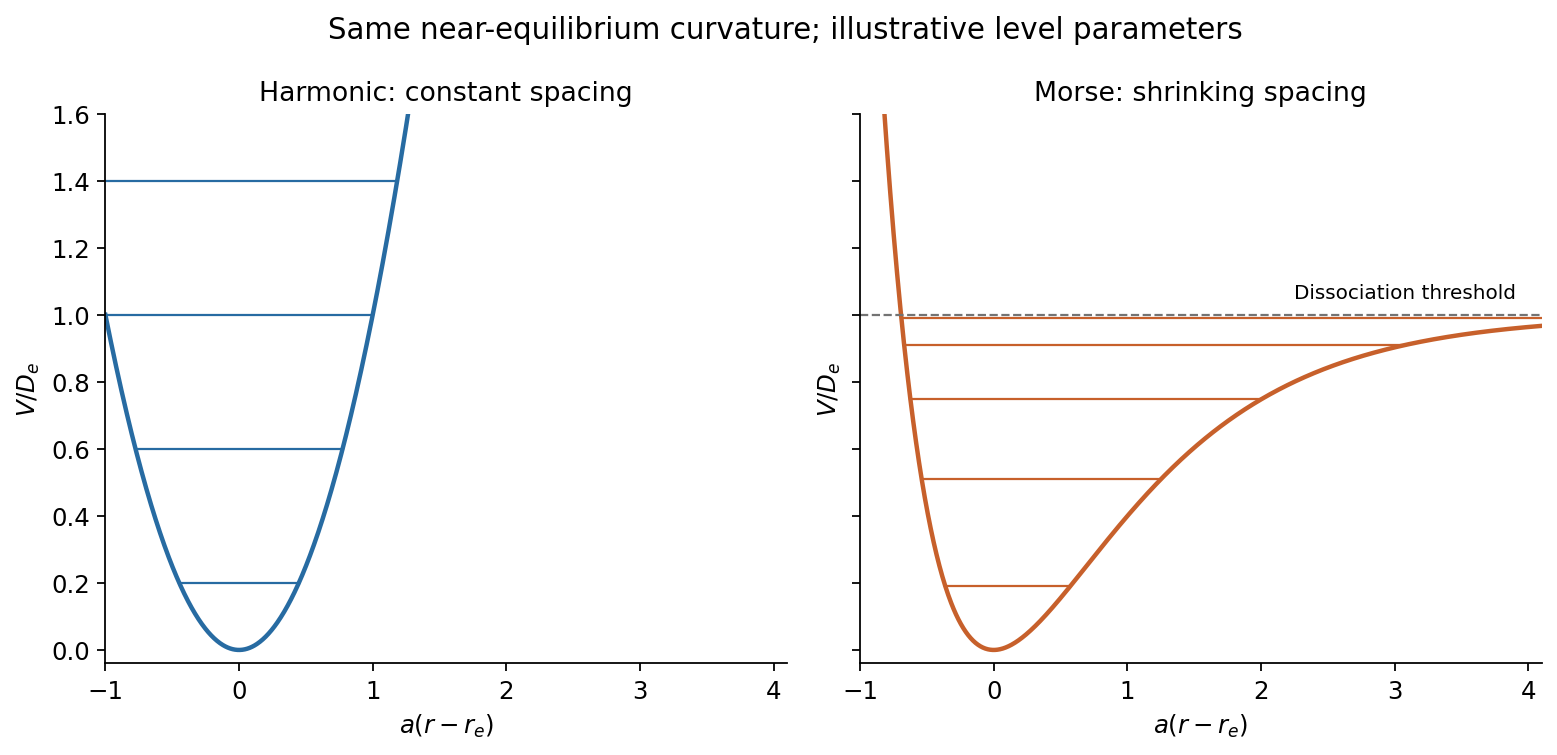

Write the Python code that produced this figure.
#!/usr/bin/env python3
"""Original solution figure. Python 3.14; numpy and matplotlib."""
import numpy as np
import matplotlib
matplotlib.use("Agg")
import matplotlib.pyplot as plt
from matplotlib.patches import Circle
plt.rcParams.update({"font.size":11,"axes.spines.top":False,"axes.spines.right":False})
BLUE="#276ba2"
ORANGE="#c7602b"

x=np.linspace(-1,4.1,1400);sho=x*x;morse=(1-np.exp(-x))**2
fig,axs=plt.subplots(1,2,figsize=(10,4.8),sharey=True)
axs[0].plot(x,sho,lw=2,c=BLUE);axs[1].plot(x,morse,lw=2,c=ORANGE)
lam=5.
for n in range(5):
 eh=(2/lam)*(n+.5);em=2*(n+.5)/lam-((n+.5)/lam)**2
 a=np.sqrt(eh);axs[0].plot([-a,a],[eh,eh],c=BLUE,lw=1)
 if em<1:
  lo=-np.log(1+np.sqrt(em));hi=-np.log(1-np.sqrt(em));axs[1].plot([lo,hi],[em,em],c=ORANGE,lw=1)
for ax,title in zip(axs,['Harmonic: constant spacing','Morse: shrinking spacing']):
 ax.set(xlim=(-1,4.1),ylim=(-.04,1.6),xlabel=r'$a(r-r_e)$',ylabel=r'$V/D_e$');ax.set_title(title,fontsize=12)
axs[1].axhline(1,c='0.45',ls='--',lw=1);axs[1].text(2.25,1.05,'Dissociation threshold',fontsize=9)
fig.suptitle('Same near-equilibrium curvature; illustrative level parameters')
fig.tight_layout()
fig.savefig("paper-2b-morse-levels.png", dpi=160, bbox_inches="tight", facecolor="white")
plt.close(fig)
